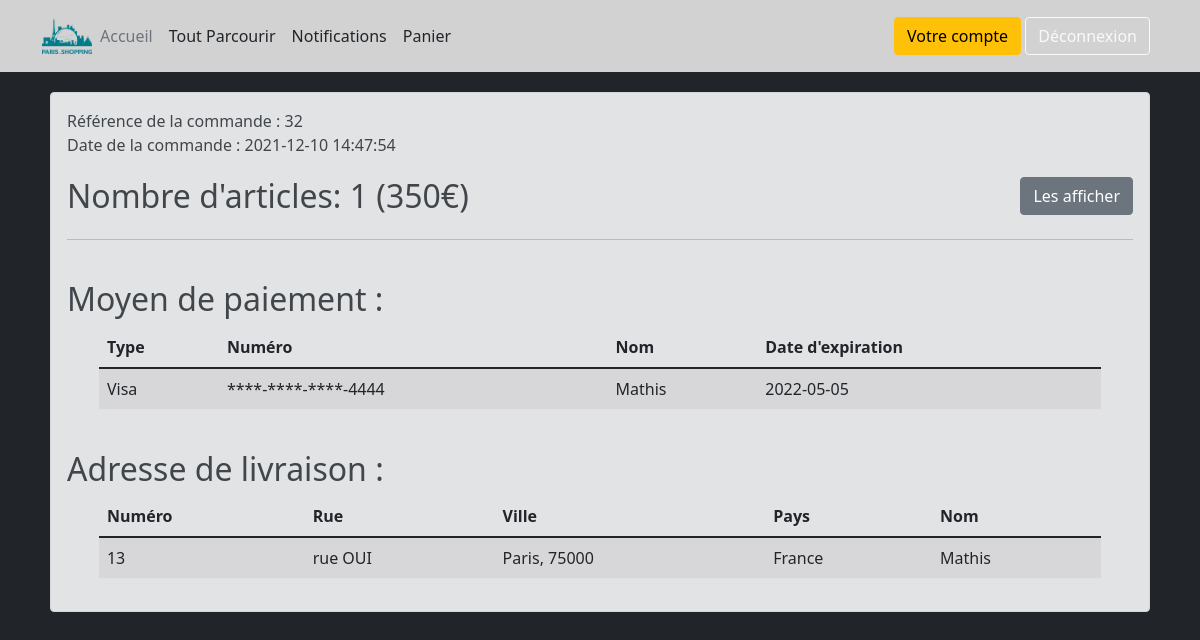
Screenshot of /index.php?page=commande&id=32 (signed in) with the database file from the repository.
### tables this page shows
CREATE TABLE IF NOT EXISTS `commandelog` (
  `idCommandeLog` int(11) NOT NULL AUTO_INCREMENT,
  `dateCommande` datetime NOT NULL,
  `utilisateurId` int(5) UNSIGNED NOT NULL DEFAULT '0',
  `idAdresseLog` int(11) NOT NULL,
  `idPaiementLog` int(11) NOT NULL,
  PRIMARY KEY (`idCommandeLog`),
  KEY `RefUtilisateurId` (`utilisateurId`),
  KEY `RefidAdresseLog` (`idAdresseLog`),
  KEY `RefidPaiementLog` (`idPaiementLog`)
);

CREATE TABLE IF NOT EXISTS `paiementlog` (
  `idPaiementLog` int(11) NOT NULL AUTO_INCREMENT,
  `typeCarte` varchar(100) NOT NULL,
  `numeroCarte` varchar(100) NOT NULL,
  `nomCarte` varchar(255) NOT NULL,
  `dateExpiration` date NOT NULL,
  `codeSecurite` varchar(4) NOT NULL,
  `idCommandeLog` int(11) DEFAULT NULL,
  PRIMARY KEY (`idPaiementLog`),
  KEY `RefidCommandeLog` (`idCommandeLog`)
);

CREATE TABLE IF NOT EXISTS `adresselog` (
  `idAdresseLog` int(11) NOT NULL AUTO_INCREMENT,
  `numeroVoie` varchar(100) DEFAULT NULL,
  `rue` varchar(100) NOT NULL,
  `ville` varchar(100) NOT NULL,
  `codePostal` int(11) NOT NULL,
  `nom` varchar(100) NOT NULL,
  `idCommandeLog` int(11) DEFAULT NULL,
  `pays` varchar(100) NOT NULL,
  PRIMARY KEY (`idAdresseLog`),
  KEY `RefidCommandeLog` (`idCommandeLog`)
);

### src/bdd/connectBDD.php (called while the page is built, shortened)
<?php
function requeteSqlArray($requeteString, $pdo)
{
    $query = $pdo->query($requeteString);
    return $query->fetchAll();
}

### src/view/page/commande.php (the view, shortened to what this page needs)
<?php
     if(isset($_GET['id'])){
        $commande = requeteSqlArray("SELECT * from commandeLog where idCommandeLog = '{$_GET['id']}' and utilisateurId = '{$_SESSION['idUtilisateur']}'",$pdo);
        if(sizeof($commande)==1 ){
            $paiementLog = requeteSqlArray("SELECT * from paiementLog WHERE idCommandeLog = '{$commande[0]['idCommandeLog']}'",$pdo);
            $adresseLog = requeteSqlArray("SELECT * from adresseLog WHERE idCommandeLog = '{$commande[0]['idCommandeLog']}'",$pdo);
            $totalPrix=0;
            $articlesLog = requeteSqlArray("SELECT * from articleLog WHERE commandeLogId = '{$commande[0]['idCommandeLog']}'",$pdo);
            foreach($articlesLog as $a){
                $totalPrix+=$a['prixAchat'];
            }
        }
    }
?>
<?php if(!isset($_GET['id']) ||sizeof($commande)==0 || sizeof($commande)>1 || !LOGGED) : ?>
    <div class="d-flex justify-content-center text-danger">Aucune commande trouvée</div>
<?php else : ?>
    <div class="alert alert-secondary" >
        <div>Référence de la commande : <?php echo $commande[0]['idCommandeLog'] ;?></div>
        <div>Date de la commande : <?php echo $commande[0]['dateCommande'] ?></div>
        <div class="flexEspaceEntre" style="margin-top:20px;">
            <h2 >Nombre d'articles: <?php echo count($articlesLog); ?> (<?php echo $totalPrix; ?>€)</h2>
            <div>
                <button id="afficherArticles" type="button" style="color:white" class="btn btn-secondary " onclick="afficherOuPas('articlesLogs')">Les afficher</button></h1>
            </div>
        </div>
   <hr>
            <h2 class="text" style='margin-top:40px;'>Moyen de paiement :</h2>
        <div id="paiementAffichage" style="margin:3%;margin-top:0px;">
            <table class="table table-striped"  >
                <thead>
                    <tr>
                        <th scope="col">Type</th>
                        <th scope="col">Numéro</th>
                        <th scope="col">Nom</th>
                        <th scope="col">Date d'expiration</th>
                    </tr>
                </thead>
                <tbody>
                            <tr>
                                <?php
                                echo "<td>". $paiementLog[0]['typeCarte'] ."</td>";
                                echo  "<td>****-****-****-" . substr($paiementLog[0]['numeroCarte'], -4)."</td>";
                                echo "<td>". $paiementLog[0]['nomCarte']."</td>";
                                echo "<td>".  $paiementLog[0]['dateExpiration']."</td>";
                                ?>
                            </tr>
                </tbody>
            </table>
        </div>
        <h2 class="text" style='margin-top:40px;'>Adresse de livraison :</h2>
        <div id="adresseAffichage" style="margin:3%;margin-top:0px;margin-bottom:0px;">
            <table class="table table-striped"  >
                <thead>
                    <tr>
                    <th scope="col">Numéro</th>
                    <th scope="col">Rue</th>
                    <th scope="col">Ville</th>
                    <th scope="col">Pays</th>
                    <th scope="col">Nom</th>
                    </tr>
                </thead>
                <tbody>
                            <tr>
                                <?php
                                echo "<td>". $adresseLog[0]['numeroVoie'] ."</td>";
                                echo  "<td>" . $adresseLog[0]['rue']."</td>";
                                echo "<td>". $adresseLog[0]['ville'].", " . $adresseLog[0]['codePostal']."</td>";
                                echo "<td>". $adresseLog[0]['pays']."</td>";
                                echo "<td>".  $adresseLog[0]['nom']."</td>";
                                ?>
                            </tr>
                </tbody>
            </table>
        </div>
     </div>
<?php endif; ?>

### src/css/main.css (style rules this page uses)
body { --bs-bg-opacity: 1; background-color: rgba(var(--bs-dark-rgb),var(--bs-bg-opacity))!important; margin: 0 0 10%; padding:0; height:100%; min-height: 100vh; }
html, body { height: 100%; }
.flexEspaceEntre { display: flex; flex-direction: row; justify-content: space-between; }

### rows the page displays
commandelog: idCommandeLog "32", dateCommande "2021-12-10 14:47:54"
paiementlog: typeCarte "Visa", numeroCarte "4444", nomCarte "Mathis", dateExpiration "2022-05-05"
adresselog: numeroVoie "13", rue "rue OUI", ville "Paris", codePostal "75000", pays "France", nom "Mathis"

### other values shown
count($articlesLog) "1"
$totalPrix "350"
